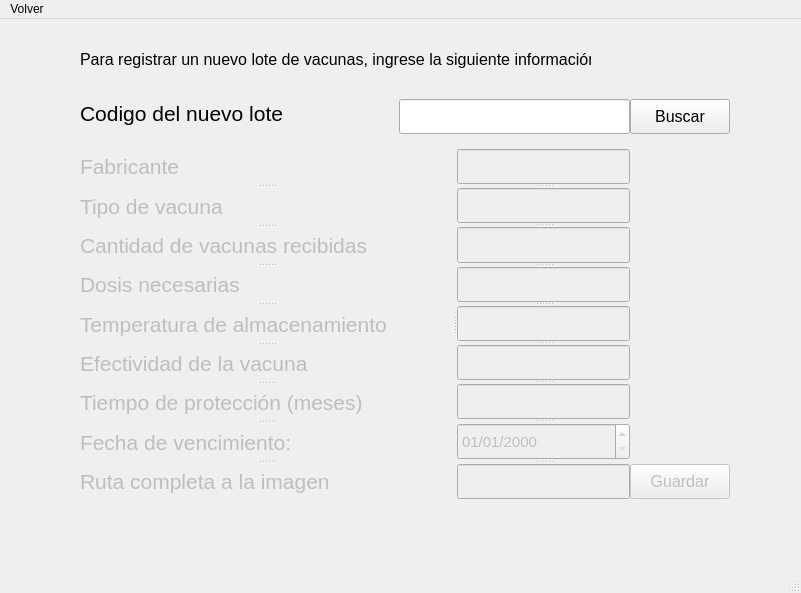
<?xml version="1.0" encoding="UTF-8"?>
<ui version="4.0">
 <class>MainWindow</class>
 <widget class="QMainWindow" name="MainWindow">
  <property name="geometry">
   <rect>
    <x>0</x>
    <y>0</y>
    <width>801</width>
    <height>593</height>
   </rect>
  </property>
  <property name="windowTitle">
   <string>Crear lote</string>
  </property>
  <widget class="QWidget" name="centralwidget">
   <widget class="QLabel" name="label">
    <property name="geometry">
     <rect>
      <x>80</x>
      <y>20</y>
      <width>511</width>
      <height>41</height>
     </rect>
    </property>
    <property name="font">
     <font>
      <family>Arial</family>
      <pointsize>12</pointsize>
     </font>
    </property>
    <property name="text">
     <string>Para registrar un nuevo lote de vacunas, ingrese la siguiente información.</string>
    </property>
   </widget>
   <widget class="QLabel" name="label_11">
    <property name="geometry">
     <rect>
      <x>80</x>
      <y>80</y>
      <width>329</width>
      <height>29</height>
     </rect>
    </property>
    <property name="font">
     <font>
      <pointsize>16</pointsize>
     </font>
    </property>
    <property name="text">
     <string>Codigo del nuevo lote</string>
    </property>
   </widget>
   <widget class="QLineEdit" name="noId">
    <property name="geometry">
     <rect>
      <x>399</x>
      <y>80</y>
      <width>231</width>
      <height>35</height>
     </rect>
    </property>
   </widget>
   <widget class="QPushButton" name="pushButton">
    <property name="geometry">
     <rect>
      <x>630</x>
      <y>80</y>
      <width>100</width>
      <height>35</height>
     </rect>
    </property>
    <property name="font">
     <font>
      <pointsize>12</pointsize>
     </font>
    </property>
    <property name="text">
     <string>Buscar</string>
    </property>
   </widget>
   <widget class="QPushButton" name="pushButton_2">
    <property name="enabled">
     <bool>false</bool>
    </property>
    <property name="geometry">
     <rect>
      <x>630</x>
      <y>445</y>
      <width>100</width>
      <height>35</height>
     </rect>
    </property>
    <property name="font">
     <font>
      <pointsize>12</pointsize>
     </font>
    </property>
    <property name="text">
     <string>Guardar</string>
    </property>
   </widget>
   <widget class="QSplitter" name="splitter_3">
    <property name="enabled">
     <bool>false</bool>
    </property>
    <property name="geometry">
     <rect>
      <x>80</x>
      <y>130</y>
      <width>550</width>
      <height>350</height>
     </rect>
    </property>
    <property name="orientation">
     <enum>Qt::Horizontal</enum>
    </property>
    <widget class="QSplitter" name="splitter">
     <property name="orientation">
      <enum>Qt::Vertical</enum>
     </property>
     <widget class="QLabel" name="label_2">
      <property name="font">
       <font>
        <pointsize>16</pointsize>
       </font>
      </property>
      <property name="text">
       <string>Fabricante</string>
      </property>
     </widget>
     <widget class="QLabel" name="label_3">
      <property name="font">
       <font>
        <pointsize>16</pointsize>
       </font>
      </property>
      <property name="text">
       <string>Tipo de vacuna</string>
      </property>
     </widget>
     <widget class="QLabel" name="label_4">
      <property name="font">
       <font>
        <pointsize>16</pointsize>
       </font>
      </property>
      <property name="text">
       <string>Cantidad de vacunas recibidas</string>
      </property>
     </widget>
     <widget class="QLabel" name="label_5">
      <property name="font">
       <font>
        <pointsize>16</pointsize>
       </font>
      </property>
      <property name="text">
       <string>Dosis necesarias</string>
      </property>
     </widget>
     <widget class="QLabel" name="label_6">
      <property name="font">
       <font>
        <pointsize>16</pointsize>
       </font>
      </property>
      <property name="text">
       <string>Temperatura de almacenamiento</string>
      </property>
     </widget>
     <widget class="QLabel" name="label_7">
      <property name="font">
       <font>
        <pointsize>16</pointsize>
       </font>
      </property>
      <property name="text">
       <string>Efectividad de la vacuna</string>
      </property>
     </widget>
     <widget class="QLabel" name="label_8">
      <property name="font">
       <font>
        <pointsize>16</pointsize>
       </font>
      </property>
      <property name="text">
       <string>Tiempo de protección (meses)</string>
      </property>
     </widget>
     <widget class="QLabel" name="label_9">
      <property name="font">
       <font>
        <pointsize>16</pointsize>
       </font>
      </property>
      <property name="text">
       <string>Fecha de vencimiento:</string>
      </property>
     </widget>
     <widget class="QLabel" name="label_10">
      <property name="font">
       <font>
        <pointsize>16</pointsize>
       </font>
      </property>
      <property name="text">
       <string>Ruta completa a la imagen</string>
      </property>
     </widget>
    </widget>
    <widget class="QSplitter" name="splitter_2">
     <property name="orientation">
      <enum>Qt::Vertical</enum>
     </property>
     <widget class="QLineEdit" name="nombre">
      <property name="font">
       <font>
        <pointsize>11</pointsize>
       </font>
      </property>
     </widget>
     <widget class="QLineEdit" name="apellido">
      <property name="font">
       <font>
        <pointsize>11</pointsize>
       </font>
      </property>
     </widget>
     <widget class="QLineEdit" name="direccion">
      <property name="font">
       <font>
        <pointsize>11</pointsize>
       </font>
      </property>
     </widget>
     <widget class="QLineEdit" name="telefono">
      <property name="font">
       <font>
        <pointsize>11</pointsize>
       </font>
      </property>
     </widget>
     <widget class="QLineEdit" name="correo">
      <property name="font">
       <font>
        <pointsize>11</pointsize>
       </font>
      </property>
     </widget>
     <widget class="QLineEdit" name="telefono_2">
      <property name="font">
       <font>
        <pointsize>11</pointsize>
       </font>
      </property>
     </widget>
     <widget class="QLineEdit" name="ciudad_2">
      <property name="font">
       <font>
        <pointsize>11</pointsize>
       </font>
      </property>
     </widget>
     <widget class="QDateEdit" name="fechaVencimiento">
      <property name="font">
       <font>
        <pointsize>11</pointsize>
       </font>
      </property>
      <property name="displayFormat">
       <string>dd/MM/yyyy</string>
      </property>
     </widget>
     <widget class="QLineEdit" name="ciudad_3">
      <property name="font">
       <font>
        <pointsize>11</pointsize>
       </font>
      </property>
     </widget>
    </widget>
   </widget>
   <widget class="QLabel" name="label_12">
    <property name="geometry">
     <rect>
      <x>80</x>
      <y>500</y>
      <width>611</width>
      <height>31</height>
     </rect>
    </property>
    <property name="text">
     <string>&lt;html&gt;&lt;head/&gt;&lt;body&gt;&lt;p align=&quot;center&quot;&gt;&lt;span style=&quot; color:#aa0000;&quot;&gt;&lt;br/&gt;&lt;/span&gt;&lt;/p&gt;&lt;/body&gt;&lt;/html&gt;</string>
    </property>
   </widget>
  </widget>
  <widget class="QStatusBar" name="statusbar"/>
  <widget class="QMenuBar" name="menubar">
   <property name="geometry">
    <rect>
     <x>0</x>
     <y>0</y>
     <width>801</width>
     <height>21</height>
    </rect>
   </property>
   <widget class="QMenu" name="menuVolver">
    <property name="title">
     <string>Volver</string>
    </property>
   </widget>
   <addaction name="menuVolver"/>
  </widget>
 </widget>
 <resources/>
 <connections/>
</ui>
